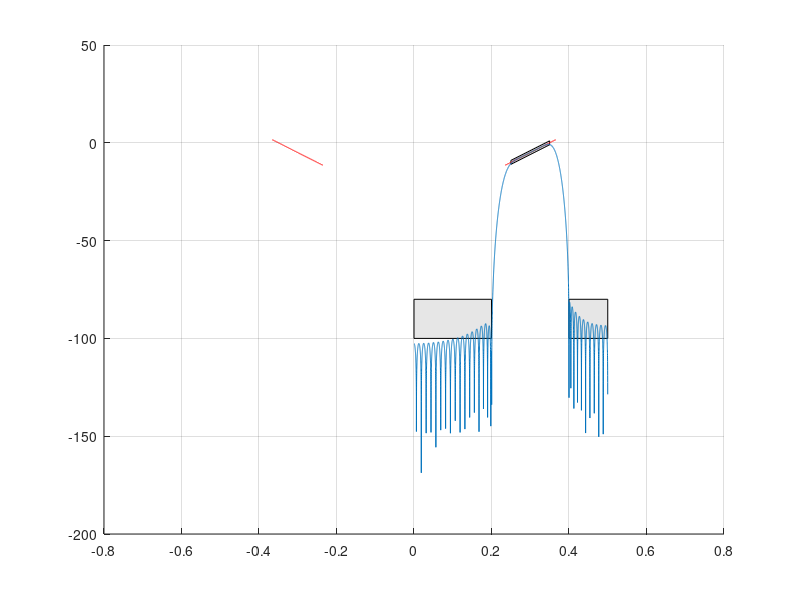
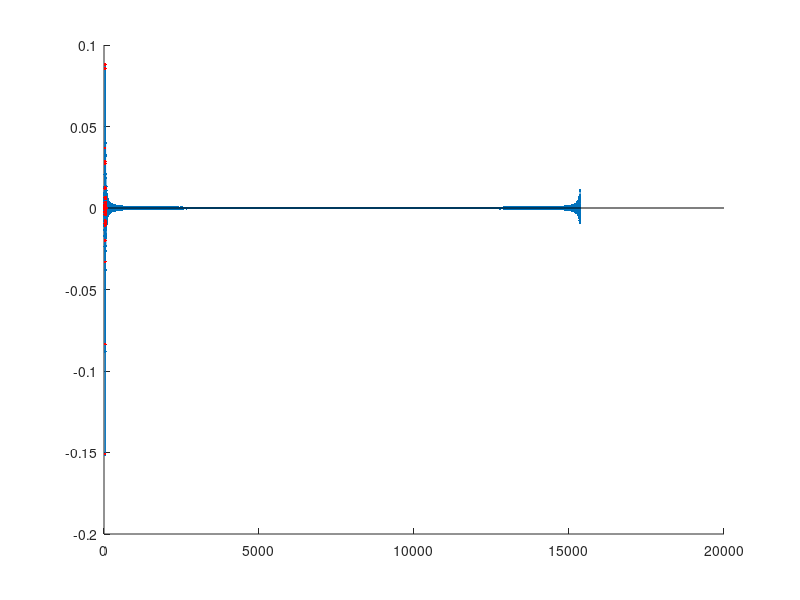

Write the MATLAB code that produced these figures, in order.
 
% A filter is designed that allows 0.2 dB of ripple in the pass band of 
% and no more than 60 dB of rejection

%numbers
N = 15*1024;
%sampling 
Fs = 32e3;
% number of coefficients
M = 80; 

%bigger it is the smoother it is
beta = 8.3; 

%Frequency arrays (discrte tiem)
f = (0:N-1)/N;
%getting the corresponding neg values 
f(N/2+2:end) = f(N/2+2:end)-1;


%Setting up specs: 
figure (1); clf; %Frequency response
%First block spec
patch([0 0.2 0.2 0],[-100 -100 -80 -80], .9*[1 1 1]);
%Second block spec
patch([.4 0.5 0.5 .4],[-100 -100 -80 -80], .9*[1 1 1]);
%Pass band spec
patch([.25 .35 .35 .25],[-11 -1 1 -9],.9*[1 1 1]);
grid on;
hold on;

%designing the window 
%hd(f) 
%for passband; getting a value of one in the pass band
%Change to move edges
%ideal bandpass 
Hd = (abs(f)>0.235 & abs(f)<0.366).*(10.^( (10/.1)*(abs(f)-.35)/20));
%delay in the frequncy domain to make causal 
Hd = Hd.*exp(-j*2*pi*f*(M-1)/2);
plot(f,20*log10(abs(Hd)),'r');

%calculate the impluse response 
hd = ifft(Hd);
figure (2); clf; 
hold on;
n = 0:N-1;
stem(n,hd, '.')
max(imag(hd))
%to find the maximum 
%rounding imaginary componet. Ideally all
%real. If it does have an imag component 
%then hd is not symtric. 

%Making it into the FIR 
win = kaiser(M,beta)'; %beta sets how smooth 
%the window is 
%figure(3);
%plot(win,'.')
h = hd(1:M).*win;
plot(0:M-1,h,'r.')

%Checking
%calculate the acutal gain 
H = fft(h,N); 
figure(1);
plot(f(1:1:N/2),20*log10(abs(H(1:N/2))));

